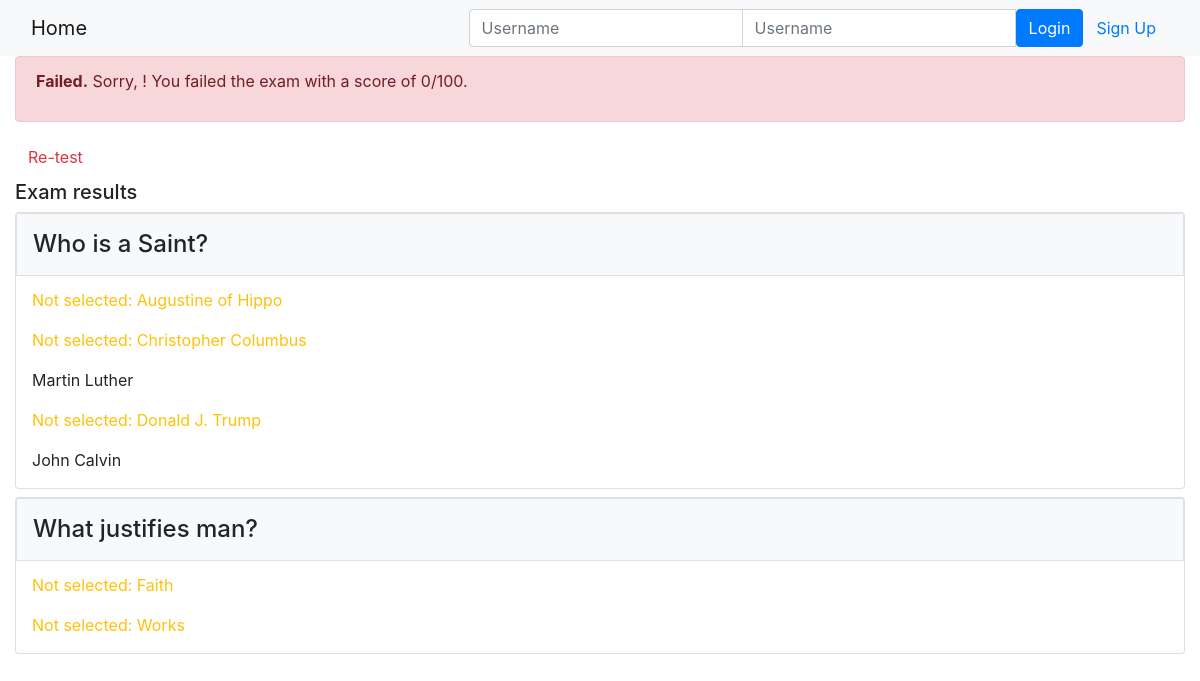
/onlinecourse/1/submission/1/result/, run on the app's committed database.
### onlinecourse/models.py (models this page shows, shortened)
class Question(models.Model):
    course = models.ForeignKey(Course, on_delete=models.CASCADE)
    question_text = models.CharField(max_length=200)
    grade = models.IntegerField(default=10)

class Choice(models.Model):
    question = models.ForeignKey(Question, on_delete=models.CASCADE)
    choice_text = models.CharField(max_length=200)
    is_correct = models.BooleanField()

### onlinecourse/views.py (the view)
# urls.py: path('<int:course_id>/submission/<int:submission_id>/result/', views.show_exam_result, name='show_exam_result'),
def show_exam_result(request, course_id, submission_id):
    course = get_object_or_404(Course, pk=course_id)
    submission = get_object_or_404(Submission, pk=submission_id)
    selected_choices = submission.choices.all()
    selected_ids = []
    for choice in selected_choices:
        selected_ids.append(choice.id)
    points_possible = 0
    points_earned = 0
    course_questions = Question.objects.filter(course=course)
    for question in course_questions:
        answered_correctly = True
        correct_choices = Choice.objects.filter(question__id=question.id).filter(is_correct=True)
        for choice in correct_choices:
            if choice.id not in selected_ids:
                answered_correctly = False
        for choice_id in selected_ids:
            choice = get_object_or_404(Choice, pk=choice_id)
            if not choice.is_correct:
                particular_question = Question.objects.get(choice__id=choice.id)
                if particular_question.id == question.id:
                    answered_correctly = False
        points_possible += question.grade
        if answered_correctly:
            points_earned += question.grade
    grade = int(100 * points_earned / points_possible)
    context = {}
    context['course'] = course
    context['selected_ids'] = selected_ids
    context['grade'] = grade
    return render(request, 'onlinecourse/exam_result_bootstrap.html', context)

### onlinecourse/templates/onlinecourse/exam_result_bootstrap.html (shortened to what this page needs)
<!DOCTYPE html>
<html lang="en">
<head>
    {% load static %}
    <link rel="stylesheet" href="https://maxcdn.bootstrapcdn.com/bootstrap/4.5.2/css/bootstrap.min.css">
</head>
<body>
 <nav class="navbar navbar-light bg-light">
    <div class="container-fluid">
        <div class="navbar-header">
              <a class="navbar-brand" href="{% url 'onlinecourse:index' %}">Home</a>
        </div>
        <ul class="nav navbar-nav navbar-right">
            {% if user.is_authenticated %}
            <li>
                <a class="btn btn-link" href="#">{{ user.first_name }}({{ user.username }})</a>
                <a class="btn btn-link" href="{% url 'onlinecourse:logout' %}">Logout</a>
            </li>
            {% else %}
            <li>
                <form class="form-inline" action="{% url 'onlinecourse:login' %}" method="post">
                    <div class="input-group">
                        <input type="text" class="form-control" placeholder="Username" name="username" >
                        <input type="password" class="form-control" placeholder="Username" name="psw" >
                        <button class="btn btn-primary" type="submit">Login</button>
                        <a class="btn btn-link" href="{% url 'onlinecourse:registration' %}">Sign Up</a>
                    </div>
                </form>
            </li>
            {% endif %}
        </ul>
    </div>
</nav>
<div class="container-fluid">
    {% if grade > 80 %}
        <div class="alert alert-success">
            <p><span class="font-weight-bold">Congratulations, {{ user.first_name }}!</span> You passed the exam and completed the course with a score of {{ grade }}/100.</p>
        </div>
    {% else %}
        <div class="alert alert-danger">
            <p><span class="font-weight-bold">Failed.</span> Sorry, {{ user.first_name }}! You failed the exam with a score of {{ grade }}/100.</p>
        </div>
        <a class="btn btn-link text-danger" href="{% url 'onlinecourse:course_details' course.id %}">Re-test</a>
    {% endif %}
    <div class="card-columns-vertical mt-1">
        <h5 class="">Exam results</h5>
        {% for question in course.question_set.all %}
            <div class="card mt-2">
                <h4 class="card-title bg-light border p-3">{{ question.question_text }}</h4>
                {% for choice in question.choice_set.all %}
                    <p class="mx-3
                        {% if choice.is_correct %}
                            {% if choice.id in selected_ids %}
                                text-success">Correct answer:
                            {% else %}
                                text-warning">Not selected:
                            {% endif %}
                        {% else %}
                            {% if choice.id in selected_ids %}
                                text-danger">Wrong answer:
                            {% else %}
                                ">
                            {% endif %}
                        {% endif %}
                        {{ choice.choice_text }}
                    </p>
                {% endfor %}
            </div>
        {% endfor %}
    </div>
</div>
</body>
</html>

### data on the page
Question: question_text "Who is a Saint?"
Choice: shows "Not selected:", choice_text "Augustine of Hippo"
Choice: shows "Not selected:", choice_text "Christopher Columbus"
Choice: choice_text "Martin Luther"
Choice: shows "Not selected:", choice_text "Donald J. Trump"
Choice: choice_text "John Calvin"
Question: question_text "What justifies man?"
Choice: shows "Not selected:", choice_text "Faith"
Choice: shows "Not selected:", choice_text "Works"

### other printed values
{{ grade }} "0"
